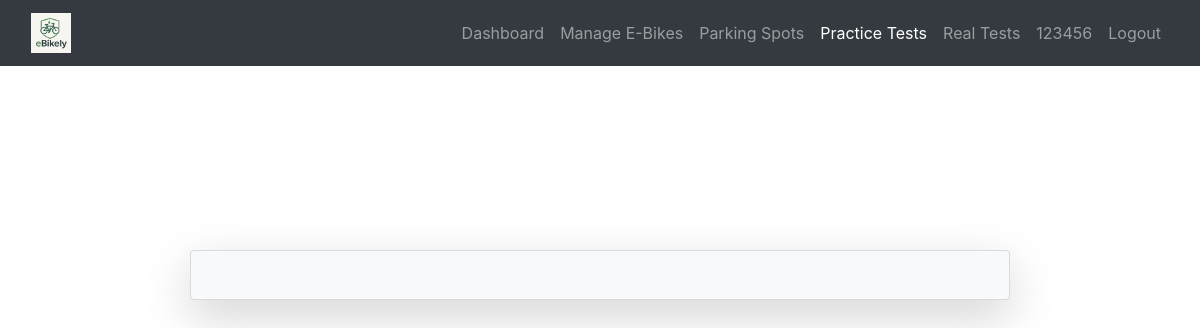
Before: /practice (signed in) with the older database file.
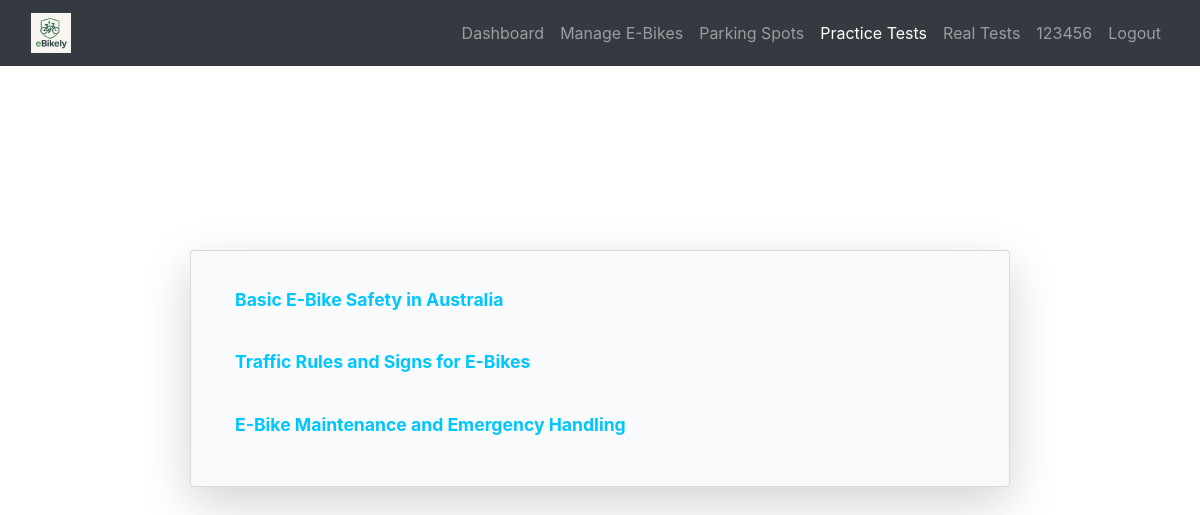
After: the same page with the newer database file.
### database_setup.py (models this page shows)
class PracticeTest(Base):
    __tablename__ = 'practice_tests'
    id = Column(Integer, primary_key=True)
    user_id = Column(Integer, ForeignKey('users.id'), nullable=False)
    name = Column(String(100), nullable=False)
    created_at = Column(DateTime, default=datetime.utcnow)
    questions = relationship("PracticeQuestion", back_populates="test", cascade="all, delete-orphan")
    user = relationship("User", back_populates="practice_tests")

### app.py (the view)
@app.route('/practice', methods=['GET'])
@login_required
def practice_selection():
    session = SessionLocal()
    user = session.query(User).filter_by(id=current_user.id).first()
    tests = session.query(PracticeTest).all()
    attempts = {attempt.test_id: attempt for attempt in user.practice_attempts}
    session.close()
    return render_template('practice_selection.html', tests=tests, attempts=attempts)

### app.py (called while the page is built)
@login_manager.user_loader
def load_user(user_id):
    session = SessionLocal()
    user = session.query(User).get(int(user_id))
    session.close()
    return user

### templates/practice_selection.html (shortened to what this page needs)
{% extends "base.html" %}
{% block content %}
<div class="container mt-5">
    <h1 class="text-center text-white mb-4">Practice Tests</h1>
    <div class="card shadow-lg bg-light rounded p-4">
        <ul class="list-group">
            {% for test in tests %}
            <li class="list-group-item d-flex justify-content-between align-items-center">
                <a href="{{ url_for('practice_quiz', test_id=test.id) }}" class="test-link">{{ test.name }}</a>
            </li>
            {% endfor %}
        </ul>
    </div>
</div>
{% endblock %}

Changed rows visible on the page:
added PracticeTest: name "Basic E-Bike Safety in Australia"
added PracticeTest: name "Traffic Rules and Signs for E-Bikes"
added PracticeTest: name "E-Bike Maintenance and Emergency Handling"
